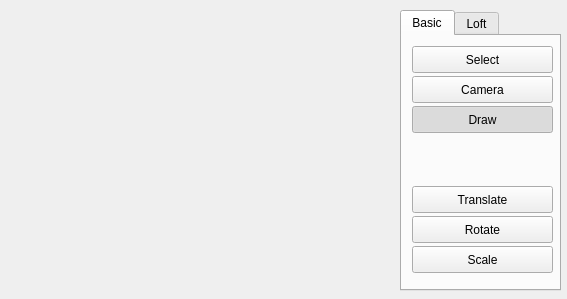
<?xml version="1.0" encoding="UTF-8"?>
<ui version="4.0">
 <class>MainWindow</class>
 <widget class="QMainWindow" name="MainWindow">
  <property name="geometry">
   <rect>
    <x>0</x>
    <y>0</y>
    <width>567</width>
    <height>299</height>
   </rect>
  </property>
  <property name="windowTitle">
   <string>MainWindow</string>
  </property>
  <widget class="QWidget" name="centralWidget">
   <widget class="GLcanvas" name="widget" native="true">
    <property name="geometry">
     <rect>
      <x>10</x>
      <y>10</y>
      <width>381</width>
      <height>281</height>
     </rect>
    </property>
   </widget>
   <widget class="QTabWidget" name="tabWidget">
    <property name="geometry">
     <rect>
      <x>400</x>
      <y>10</y>
      <width>161</width>
      <height>281</height>
     </rect>
    </property>
    <property name="currentIndex">
     <number>0</number>
    </property>
    <widget class="QWidget" name="tab">
     <attribute name="title">
      <string>Basic</string>
     </attribute>
     <widget class="QPushButton" name="pushButton_3">
      <property name="geometry">
       <rect>
        <x>10</x>
        <y>70</y>
        <width>141</width>
        <height>27</height>
       </rect>
      </property>
      <property name="text">
       <string>Draw</string>
      </property>
      <property name="checkable">
       <bool>true</bool>
      </property>
      <property name="checked">
       <bool>true</bool>
      </property>
      <property name="autoExclusive">
       <bool>true</bool>
      </property>
      <property name="flat">
       <bool>false</bool>
      </property>
     </widget>
     <widget class="QPushButton" name="pushButton_2">
      <property name="geometry">
       <rect>
        <x>10</x>
        <y>40</y>
        <width>141</width>
        <height>27</height>
       </rect>
      </property>
      <property name="text">
       <string>Camera</string>
      </property>
      <property name="checkable">
       <bool>true</bool>
      </property>
      <property name="autoExclusive">
       <bool>true</bool>
      </property>
     </widget>
     <widget class="QPushButton" name="pushButton">
      <property name="geometry">
       <rect>
        <x>10</x>
        <y>10</y>
        <width>141</width>
        <height>27</height>
       </rect>
      </property>
      <property name="text">
       <string>Select</string>
      </property>
      <property name="checkable">
       <bool>true</bool>
      </property>
      <property name="checked">
       <bool>false</bool>
      </property>
      <property name="autoExclusive">
       <bool>true</bool>
      </property>
      <property name="flat">
       <bool>false</bool>
      </property>
     </widget>
     <widget class="QPushButton" name="pushButton_4">
      <property name="geometry">
       <rect>
        <x>10</x>
        <y>150</y>
        <width>141</width>
        <height>27</height>
       </rect>
      </property>
      <property name="text">
       <string>Translate</string>
      </property>
      <property name="checkable">
       <bool>true</bool>
      </property>
      <property name="autoExclusive">
       <bool>true</bool>
      </property>
     </widget>
     <widget class="QPushButton" name="pushButton_5">
      <property name="geometry">
       <rect>
        <x>10</x>
        <y>180</y>
        <width>141</width>
        <height>27</height>
       </rect>
      </property>
      <property name="text">
       <string>Rotate</string>
      </property>
      <property name="checkable">
       <bool>true</bool>
      </property>
      <property name="autoExclusive">
       <bool>true</bool>
      </property>
     </widget>
     <widget class="QPushButton" name="pushButton_6">
      <property name="geometry">
       <rect>
        <x>10</x>
        <y>210</y>
        <width>141</width>
        <height>27</height>
       </rect>
      </property>
      <property name="text">
       <string>Scale</string>
      </property>
      <property name="checkable">
       <bool>true</bool>
      </property>
      <property name="autoExclusive">
       <bool>true</bool>
      </property>
     </widget>
    </widget>
    <widget class="QWidget" name="tab_2">
     <attribute name="title">
      <string>Loft</string>
     </attribute>
     <widget class="QPushButton" name="Loft_ShapePick">
      <property name="geometry">
       <rect>
        <x>10</x>
        <y>10</y>
        <width>141</width>
        <height>27</height>
       </rect>
      </property>
      <property name="text">
       <string>Pick Shapes</string>
      </property>
      <property name="checkable">
       <bool>true</bool>
      </property>
      <property name="autoExclusive">
       <bool>true</bool>
      </property>
     </widget>
     <widget class="QPushButton" name="Loft_PathPick">
      <property name="geometry">
       <rect>
        <x>10</x>
        <y>40</y>
        <width>141</width>
        <height>27</height>
       </rect>
      </property>
      <property name="text">
       <string>Pick Path</string>
      </property>
      <property name="checkable">
       <bool>true</bool>
      </property>
      <property name="autoExclusive">
       <bool>true</bool>
      </property>
     </widget>
     <widget class="QPushButton" name="Loft_apply">
      <property name="geometry">
       <rect>
        <x>10</x>
        <y>180</y>
        <width>141</width>
        <height>27</height>
       </rect>
      </property>
      <property name="text">
       <string>Apply</string>
      </property>
      <property name="checkable">
       <bool>false</bool>
      </property>
      <property name="autoExclusive">
       <bool>false</bool>
      </property>
     </widget>
     <widget class="QPushButton" name="pushButton_10">
      <property name="geometry">
       <rect>
        <x>10</x>
        <y>210</y>
        <width>141</width>
        <height>27</height>
       </rect>
      </property>
      <property name="text">
       <string>Save</string>
      </property>
      <property name="checkable">
       <bool>false</bool>
      </property>
      <property name="autoExclusive">
       <bool>false</bool>
      </property>
     </widget>
     <widget class="QCheckBox" name="checkBox">
      <property name="geometry">
       <rect>
        <x>20</x>
        <y>70</y>
        <width>121</width>
        <height>22</height>
       </rect>
      </property>
      <property name="text">
       <string>Debug Mode</string>
      </property>
      <property name="checked">
       <bool>true</bool>
      </property>
     </widget>
    </widget>
   </widget>
  </widget>
 </widget>
 <layoutdefault spacing="6" margin="11"/>
 <customwidgets>
  <customwidget>
   <class>GLcanvas</class>
   <extends>QWidget</extends>
   <header>glcanvas.h</header>
   <container>1</container>
  </customwidget>
 </customwidgets>
 <resources/>
 <connections/>
</ui>
